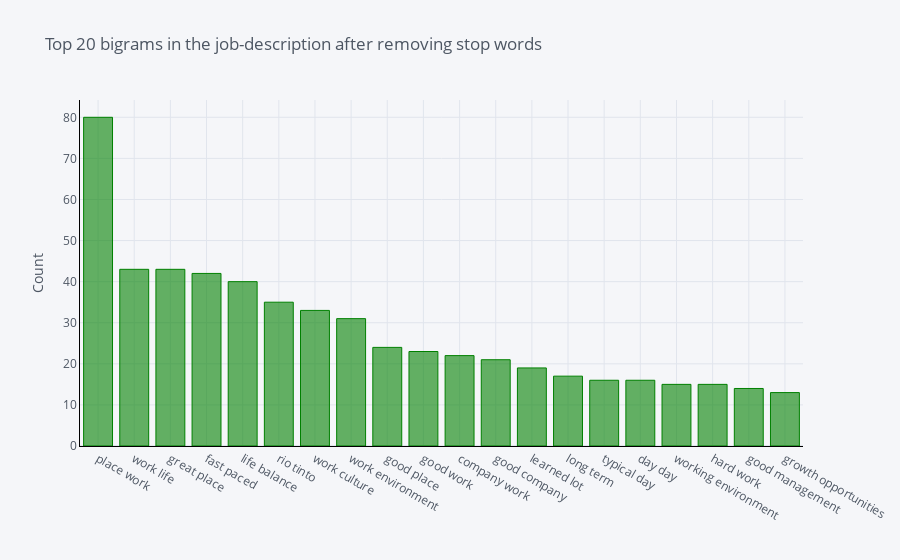

This figure's notebook cell:
### Code cell
#The distribution of top bigrams after removing stop words
def get_top_n_bigram(corpus, n=None):
    vec = CountVectorizer(ngram_range=(2, 2), stop_words='english').fit(corpus)
    bag_of_words = vec.transform(corpus)
    sum_words = bag_of_words.sum(axis=0) 
    words_freq = [(word, sum_words[0, idx]) for word, idx in vec.vocabulary_.items()]
    words_freq =sorted(words_freq, key = lambda x: x[1], reverse=True)
    return words_freq[:n]
common_words = get_top_n_bigram(df['description'], 20)
# for word, freq in common_words:
#     print(word, freq)
df4 = pd.DataFrame(common_words, columns = ['description' , 'count'])
df4.groupby('description').sum()['count'].sort_values(ascending=False).iplot(
    kind='bar', yTitle='Count', linecolor='black', color='Green',title='Top 20 bigrams in the job-description after removing stop words')

### Figure 1 — Plotly figure (JSON) as saved in the notebook; plotly's stock layout.template omitted (floating-point values rounded to 4 significant figures)
{"data": [{"marker": {"color": "rgba(0, 128, 0, 0.6)", "line": {"color": "rgba(0, 128, 0, 1.0)", "width": 1}}, "name": "count", "orientation": "v", "text": "", "type": "bar", "x": ["place work", "work life", "great place", "fast paced", "life balance", "rio tinto", "work culture", "work environment", "good place", "good work", "company work", "good company", "learned lot", "long term", "typical day", "day day", "working environment", "hard work", "good management", "growth opportunities"], "y": [80, 43, 43, 42, 40, 35, 33, 31, 24, 23, 22, 21, 19, 17, 16, 16, 15, 15, 14, 13]}], "layout": {"legend": {"bgcolor": "#F5F6F9", "font": {"color": "#4D5663"}}, "paper_bgcolor": "#F5F6F9", "plot_bgcolor": "#F5F6F9", "title": {"font": {"color": "#4D5663"}, "text": "Top 20 bigrams in the job-description after removing stop words"}, "xaxis": {"gridcolor": "#E1E5ED", "linecolor": "black", "showgrid": true, "tickfont": {"color": "#4D5663"}, "title": {"font": {"color": "#4D5663"}, "text": ""}, "zerolinecolor": "#E1E5ED"}, "yaxis": {"gridcolor": "#E1E5ED", "linecolor": "black", "showgrid": true, "tickfont": {"color": "#4D5663"}, "title": {"font": {"color": "#4D5663"}, "text": "Count"}, "zerolinecolor": "#E1E5ED"}}}
